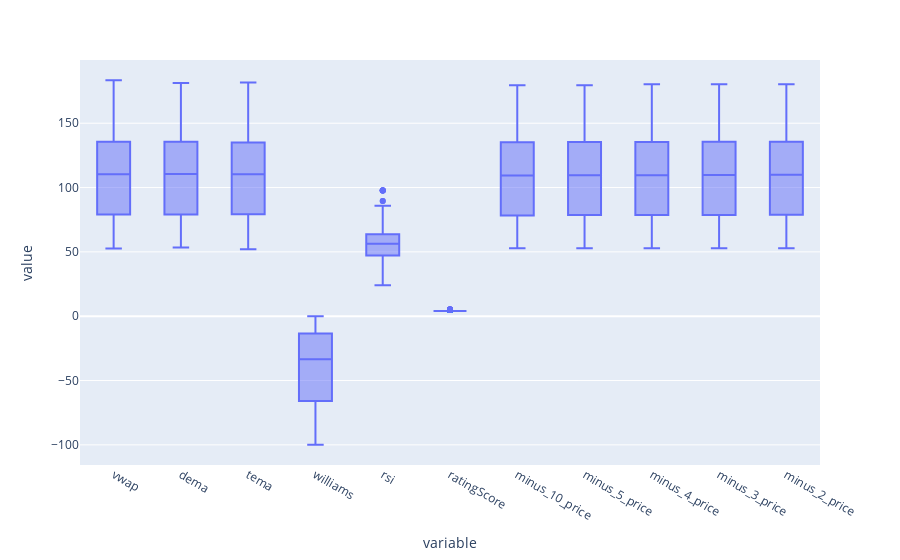

Write notebook code for a chart like this one.
### Code cell
df_numerical = df[features.columns]
fig = px.box(df_numerical, y=df_numerical.columns)
fig.show()

### Figure 1 — Plotly figure (JSON) as saved in the notebook; plotly's stock layout.template omitted (floating-point values rounded to 4 significant figures; data arrays with more than 128 entries replaced by an {"elided": "..."} marker saying what was removed)
{"data": [{"alignmentgroup": "True", "hovertemplate": "variable=%{x}<br>value=%{y}<extra></extra>", "legendgroup": "", "marker": {"color": "#636efa"}, "name": "", "notched": false, "offsetgroup": "", "orientation": "v", "showlegend": false, "type": "box", "x": {"elided": "19932 str values"}, "x0": " ", "xaxis": "x", "y": {"elided": "19932 float values"}, "y0": " ", "yaxis": "y"}], "layout": {"autosize": true, "boxmode": "group", "legend": {"tracegroupgap": 0}, "margin": {"t": 60}, "xaxis": {"anchor": "y", "autorange": true, "domain": [0, 1], "range": [-0.5, 10.5], "title": {"text": "variable"}, "type": "category"}, "yaxis": {"anchor": "x", "autorange": true, "domain": [0, 1], "range": [-115.7, 199.1], "title": {"text": "value"}, "type": "linear"}}}
